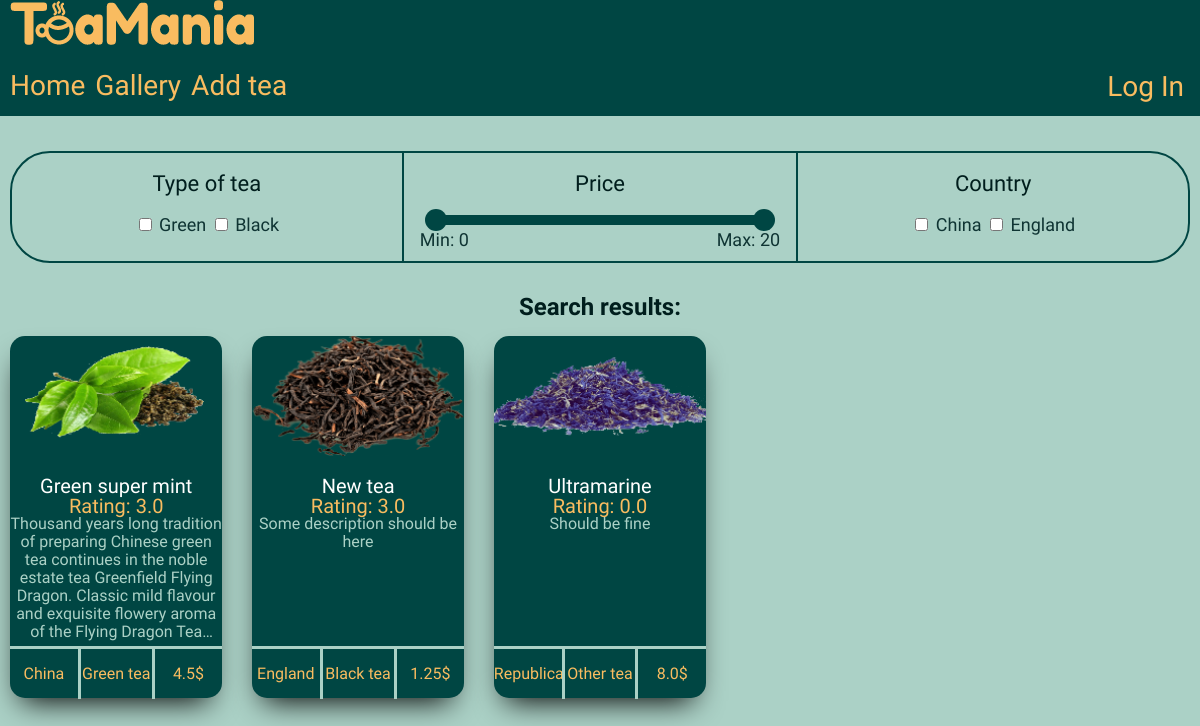
/gallery, run on an earlier commit of the app's database.
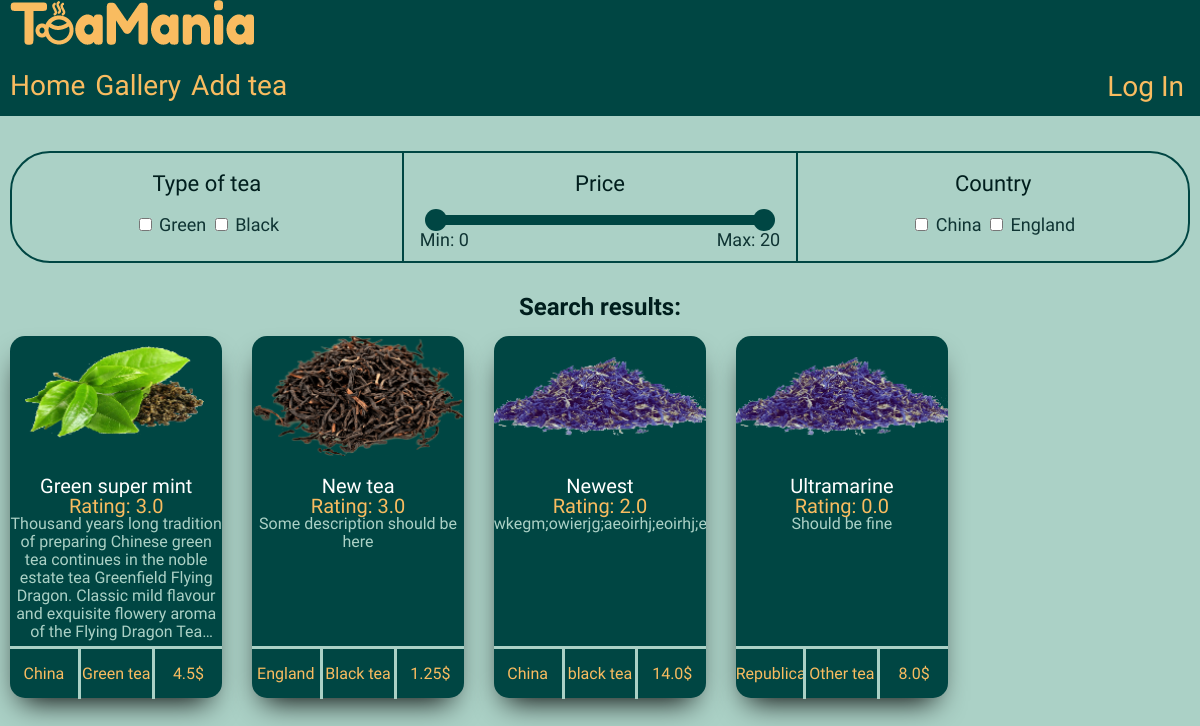
And on a later commit of the database.
### app/models.py (models this page shows, shortened)
class Tea(db.Model):
    id = db.Column(db.Integer, primary_key=True)
    title = db.Column(db.String(50), index=True, unique=True, nullable=False)
    type = db.Column(db.String(20), index=True, nullable=False)
    country = db.Column(db.String(50), index=True, nullable=False)
    description = db.Column(db.String(200))
    price = db.Column(db.Float, index=True, nullable=False)
    rating = db.Column(db.Float, index=True)
    image = db.Column(db.String(150))
    timestamp = db.Column(db.DateTime, index=True, default=datetime.utcnow)
    user_id = db.Column(db.Integer, db.ForeignKey('user.id'))
    comments = db.relationship('Comment', backref='tea', lazy='dynamic')

### app/routes.py (the view)
@app.route('/gallery')
def gallery():
    teas = Tea.query.order_by(Tea.title).all();
    return render_template('gallery.html', teas=teas)

### app/templates/gallery.html (shortened to what this page needs)
<!DOCTYPE html>
<html lang="en">
<head>
  <link rel="stylesheet" href="{{ url_for('static', filename='css/main_style.css')}}">
  <link rel="stylesheet" href="{{ url_for('static', filename='css/gallery_style.css')}}">
</head>
<body>
  <header>
    <div class="container">
      <a href="{{ url_for('index') }}" class="header__logo">
        <img src="{{ url_for('static', filename='images/logo_desctop.png') }}" alt="Big logo">
      </a>
      <div class="header__bottom">
        <nav>
          <a href="{{ url_for('index') }}" class="header__button">Home</a>
          <a href="{{ url_for('gallery') }}" class="header__button" >Gallery</a>
          <a href="{{ url_for('add_tea') }}" class="header__button">Add tea</a>
        </nav>
        <div class="header__login">
          <button class="header__button" id="login">Log In</button>
        </div>
      </div>
    </div>
  </header>
  <main>
    <div class="container">
      <form action="" id="form">
        <div class="form__section select__tea">
          <p>Type of tea</p>
          <div class="tea__categories" onclick="filterByType()">
            <input type="checkbox" id="green" name="green" value="Green tea">
            <label for="green">Green</label>
            <input type="checkbox" id="black" name="black" value="Black tea">
            <label for="black">Black</label>
          </div>
        </div>
        <div class="form__section select__price">
          <p>Price</p>
          <div class="price__slider" oninput="filterByPrice()" onchange="filterByPrice()">
            <div class="slider">
              <div class="range"></div>
              <div class="thumb left"></div>
              <div class="thumb right"></div>
            </div>
            <div class="price__labels">
              <label id="min">Min: </label>
              <label id="max">Max: </label>
            </div>
          </div>
        </div>
        <div class="form__section select__country">
          <p>Country</p>
          <div class="country__list" onclick="filterByCountry()">
            <input type="checkbox" id="china" name="china" value="China">
            <label for="china">China</label>
            <input type="checkbox" id="england" name="england" value="England">
            <label for="england">England</label>
          </div>
        </div>
      </form>
      <section class="gallery__section">
        <h2 class="headline">Search results:</h2>
        <ul id="search-results">
          {% for tea in teas: %}
          <li class="tea__card">
            <div class="tea__image">
              {% if tea.type == 'Black' %}
                <img src="{{ url_for('static', filename='images/blacktear.png')}}" alt="black tea">
              {% elif tea.type == 'Green' %}
                <img src="{{ url_for('static', filename='images/greentear.png')}}" alt="green tea">
              {% else %}
                <img src="{{ url_for('static', filename='images/othertear.png')}}" alt="other tea">
              {% endif %}
            </div>
            <div class="tea__name"><a href="gallery/{{ tea.id }}">{{ tea.title }}</a></div>
            <div class="tea__rating">Rating: {{ tea.rating }}</div>
            <div class="tea__description"> {{ tea.description }}</div>
            <div class="tea__info">
              <div class="tea__stats country">
                <p>{{ tea.country }}</p>
              </div>
              <div class="tea__stats categoty">
                <p>{{ tea.type }} tea</p>
              </div>
              <div class="tea__stats price">
                <p>{{ tea.price }}$</p>
              </div>
            </div>
          </li>
          {% endfor %}
        </ul>
      </section>
    </div>
  </main>
</body>
</html>

What changed in the data, as far as the page shows it:
added Tea: title "Newest", rating "2.0", description "wkegm;owierjg;aeoirhj;eoirhj…", country "China", type "black", price "14.0"
